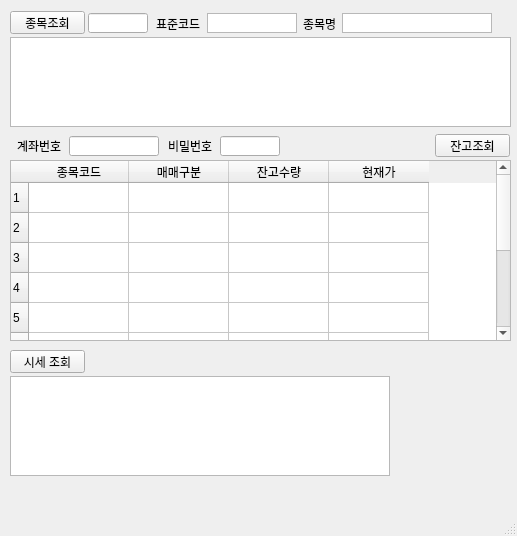
<?xml version="1.0" encoding="UTF-8"?>
<ui version="4.0">
 <class>MainWindow</class>
 <widget class="QMainWindow" name="MainWindow">
  <property name="geometry">
   <rect>
    <x>0</x>
    <y>0</y>
    <width>517</width>
    <height>536</height>
   </rect>
  </property>
  <property name="windowTitle">
   <string>MainWindow</string>
  </property>
  <widget class="QWidget" name="centralwidget">
   <widget class="QPushButton" name="pushButton">
    <property name="geometry">
     <rect>
      <x>10</x>
      <y>11</y>
      <width>75</width>
      <height>23</height>
     </rect>
    </property>
    <property name="text">
     <string>종목조회</string>
    </property>
   </widget>
   <widget class="QTextBrowser" name="textBrowser">
    <property name="geometry">
     <rect>
      <x>10</x>
      <y>37</y>
      <width>501</width>
      <height>90</height>
     </rect>
    </property>
   </widget>
   <widget class="QPushButton" name="pushButton_2">
    <property name="geometry">
     <rect>
      <x>435</x>
      <y>134</y>
      <width>75</width>
      <height>23</height>
     </rect>
    </property>
    <property name="text">
     <string>잔고조회</string>
    </property>
   </widget>
   <widget class="QLineEdit" name="lineEdit">
    <property name="geometry">
     <rect>
      <x>88</x>
      <y>13</y>
      <width>60</width>
      <height>20</height>
     </rect>
    </property>
    <property name="maxLength">
     <number>6</number>
    </property>
   </widget>
   <widget class="QTableWidget" name="tableWidget">
    <property name="geometry">
     <rect>
      <x>10</x>
      <y>160</y>
      <width>501</width>
      <height>181</height>
     </rect>
    </property>
    <property name="rowCount">
     <number>10</number>
    </property>
    <property name="columnCount">
     <number>4</number>
    </property>
    <row/>
    <row/>
    <row/>
    <row/>
    <row/>
    <row/>
    <row/>
    <row/>
    <row/>
    <row/>
    <column>
     <property name="text">
      <string>종목코드</string>
     </property>
    </column>
    <column>
     <property name="text">
      <string>매매구분</string>
     </property>
    </column>
    <column>
     <property name="text">
      <string>잔고수량</string>
     </property>
    </column>
    <column>
     <property name="text">
      <string>현재가</string>
     </property>
    </column>
   </widget>
   <widget class="QTextBrowser" name="textBrowser_2">
    <property name="geometry">
     <rect>
      <x>342</x>
      <y>13</y>
      <width>150</width>
      <height>20</height>
     </rect>
    </property>
    <property name="inputMethodHints">
     <set>Qt::ImhMultiLine</set>
    </property>
    <property name="frameShape">
     <enum>QFrame::StyledPanel</enum>
    </property>
    <property name="midLineWidth">
     <number>0</number>
    </property>
    <property name="verticalScrollBarPolicy">
     <enum>Qt::ScrollBarAlwaysOff</enum>
    </property>
    <property name="openLinks">
     <bool>false</bool>
    </property>
   </widget>
   <widget class="QPushButton" name="pushButton_3">
    <property name="geometry">
     <rect>
      <x>10</x>
      <y>350</y>
      <width>75</width>
      <height>23</height>
     </rect>
    </property>
    <property name="text">
     <string>시세 조회</string>
    </property>
   </widget>
   <widget class="QLabel" name="label">
    <property name="geometry">
     <rect>
      <x>17</x>
      <y>140</y>
      <width>56</width>
      <height>12</height>
     </rect>
    </property>
    <property name="text">
     <string>계좌번호</string>
    </property>
   </widget>
   <widget class="QLabel" name="label_2">
    <property name="geometry">
     <rect>
      <x>168</x>
      <y>140</y>
      <width>56</width>
      <height>12</height>
     </rect>
    </property>
    <property name="text">
     <string>비밀번호</string>
    </property>
   </widget>
   <widget class="QLineEdit" name="lineEdit_2">
    <property name="geometry">
     <rect>
      <x>69</x>
      <y>136</y>
      <width>90</width>
      <height>20</height>
     </rect>
    </property>
    <property name="maxLength">
     <number>11</number>
    </property>
   </widget>
   <widget class="QLineEdit" name="lineEdit_3">
    <property name="geometry">
     <rect>
      <x>220</x>
      <y>136</y>
      <width>60</width>
      <height>20</height>
     </rect>
    </property>
    <property name="maxLength">
     <number>4</number>
    </property>
   </widget>
   <widget class="QTextBrowser" name="textBrowser_3">
    <property name="geometry">
     <rect>
      <x>10</x>
      <y>376</y>
      <width>380</width>
      <height>100</height>
     </rect>
    </property>
   </widget>
   <widget class="QTextBrowser" name="textBrowser_4">
    <property name="geometry">
     <rect>
      <x>207</x>
      <y>13</y>
      <width>90</width>
      <height>20</height>
     </rect>
    </property>
    <property name="inputMethodHints">
     <set>Qt::ImhMultiLine</set>
    </property>
    <property name="frameShape">
     <enum>QFrame::StyledPanel</enum>
    </property>
    <property name="midLineWidth">
     <number>0</number>
    </property>
    <property name="verticalScrollBarPolicy">
     <enum>Qt::ScrollBarAlwaysOff</enum>
    </property>
    <property name="openLinks">
     <bool>false</bool>
    </property>
   </widget>
   <widget class="QLabel" name="label_3">
    <property name="geometry">
     <rect>
      <x>156</x>
      <y>18</y>
      <width>50</width>
      <height>12</height>
     </rect>
    </property>
    <property name="text">
     <string>표준코드</string>
    </property>
   </widget>
   <widget class="QLabel" name="label_4">
    <property name="geometry">
     <rect>
      <x>303</x>
      <y>18</y>
      <width>40</width>
      <height>12</height>
     </rect>
    </property>
    <property name="text">
     <string>종목명</string>
    </property>
   </widget>
  </widget>
  <widget class="QMenuBar" name="menubar">
   <property name="geometry">
    <rect>
     <x>0</x>
     <y>0</y>
     <width>517</width>
     <height>21</height>
    </rect>
   </property>
  </widget>
  <widget class="QStatusBar" name="statusbar"/>
 </widget>
 <resources/>
 <connections/>
</ui>
